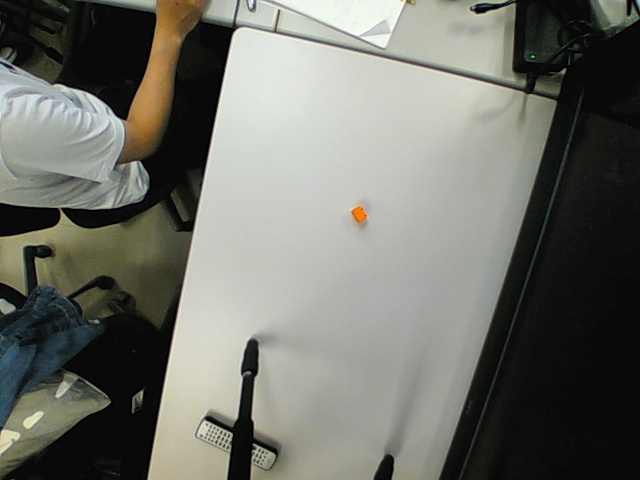
#> input picture Image_size_test/Image_size_test/test2.jpg, 640 x 480 px
$ python Image_size_test.py
#> lines starting #> are read from the running program, lines starting #| are printed output that depends on the picture; after the words box and inside, x2 and y2 are one past the last pixel; in counts of white or black regions, pixels touching at a corner belong together
import cv2

# 定数定義
ORG_WINDOW_NAME = "org"
GRAY_WINDOW_NAME = "gray"
CANNY_WINDOW_NAME = "canny"

ORG_FILE_NAME = "test2.jpg"
GRAY_FILE_NAME = "gray.png"
CANNY_FILE_NAME = "canny.png"

# 元の画像を読み込む
org_img = cv2.imread(ORG_FILE_NAME, cv2.IMREAD_UNCHANGED)
#> org_img is the input picture: shape (480, 640, 3); mean B, G, R 105.1, 112.2, 111.2
# グレースケールに変換
gray_img = cv2.imread(ORG_FILE_NAME, cv2.IMREAD_GRAYSCALE)
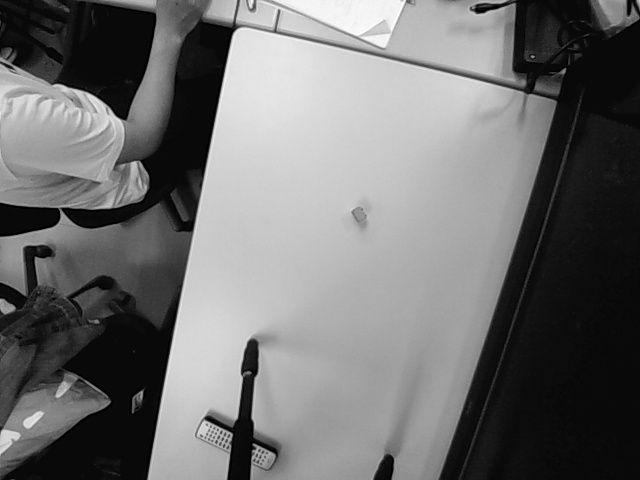
#> gray_img: shape (480, 640); min 0, max 255, mean 111.1
# エッジ抽出
canny_img = cv2.Canny(gray_img, 50, 110)
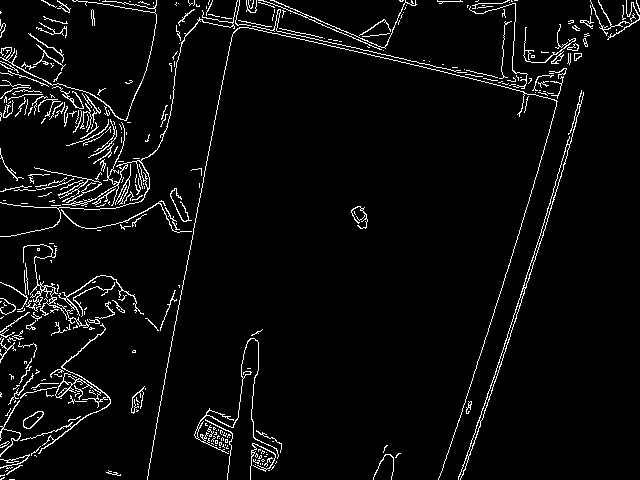
#> canny_img: shape (480, 640); 4.4% white in thin lines or dots

# ウィンドウに表示
cv2.namedWindow(ORG_WINDOW_NAME)
cv2.namedWindow(GRAY_WINDOW_NAME)
cv2.namedWindow(CANNY_WINDOW_NAME)

cv2.imshow(ORG_WINDOW_NAME, org_img)
cv2.imshow(GRAY_WINDOW_NAME, gray_img)
cv2.imshow(CANNY_WINDOW_NAME, canny_img)

# ファイルに保存
cv2.imwrite(GRAY_FILE_NAME, gray_img)
cv2.imwrite(CANNY_FILE_NAME, canny_img)

# 終了処理
cv2.waitKey(0)
cv2.destroyAllWindows()

$ run again, with Image_size_test/Image_size_test/test.png saved as Image_size_test/Image_size_test/test2.jpg
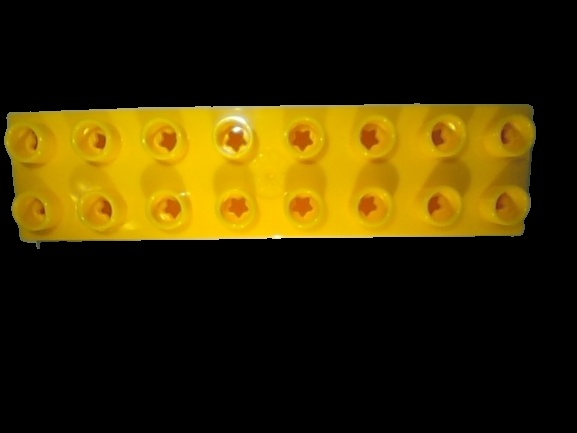
#> input picture Image_size_test/Image_size_test/test.png, 577 x 433 px
#> org_img is the input picture: shape (433, 577, 3); mean B, G, R 2.5, 43.5, 56.7
#> `gray_img = cv2.imread(ORG_FILE_NAME, cv2.IMREAD_GRAYSCALE)`:
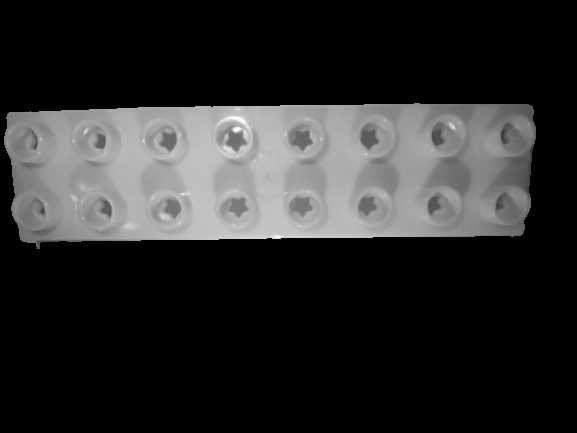
#> gray_img: shape (433, 577); min 0, max 255, mean 42.7
#> `canny_img = cv2.Canny(gray_img, 50, 110)`:
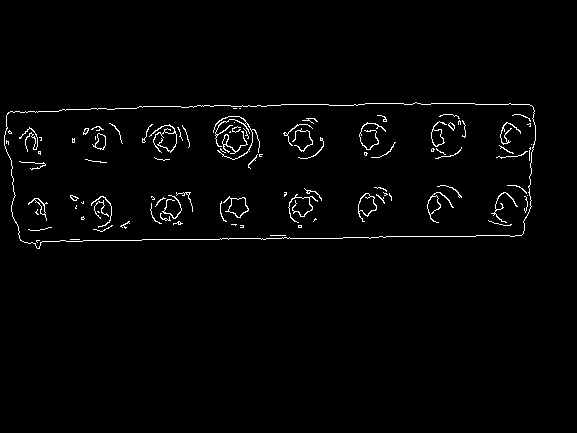
#> canny_img: shape (433, 577); 1.8% white in thin lines or dots, all inside (x1, y1, x2, y2) = (4, 102, 536, 249)
